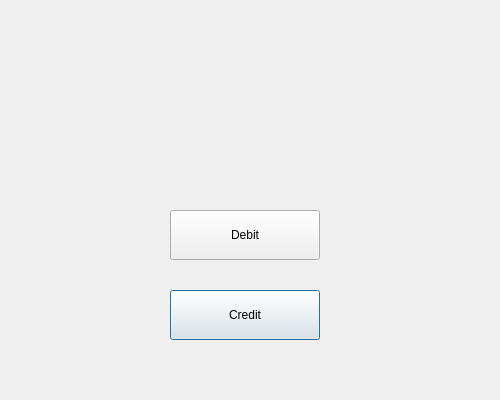
<?xml version="1.0" encoding="UTF-8"?>
<ui version="4.0">
 <class>creditOrDebit</class>
 <widget class="QDialog" name="creditOrDebit">
  <property name="geometry">
   <rect>
    <x>0</x>
    <y>0</y>
    <width>500</width>
    <height>400</height>
   </rect>
  </property>
  <property name="windowTitle">
   <string>Dialog</string>
  </property>
  <widget class="QPushButton" name="btnCredit">
   <property name="geometry">
    <rect>
     <x>170</x>
     <y>290</y>
     <width>150</width>
     <height>50</height>
    </rect>
   </property>
   <property name="text">
    <string>Credit</string>
   </property>
  </widget>
  <widget class="QPushButton" name="btnDebit">
   <property name="geometry">
    <rect>
     <x>170</x>
     <y>210</y>
     <width>150</width>
     <height>50</height>
    </rect>
   </property>
   <property name="text">
    <string>Debit</string>
   </property>
  </widget>
  <widget class="QLabel" name="labelChooseName">
   <property name="geometry">
    <rect>
     <x>60</x>
     <y>50</y>
     <width>401</width>
     <height>91</height>
    </rect>
   </property>
   <property name="font">
    <font>
     <pointsize>16</pointsize>
    </font>
   </property>
   <property name="text">
    <string/>
   </property>
  </widget>
 </widget>
 <resources/>
 <connections/>
</ui>
